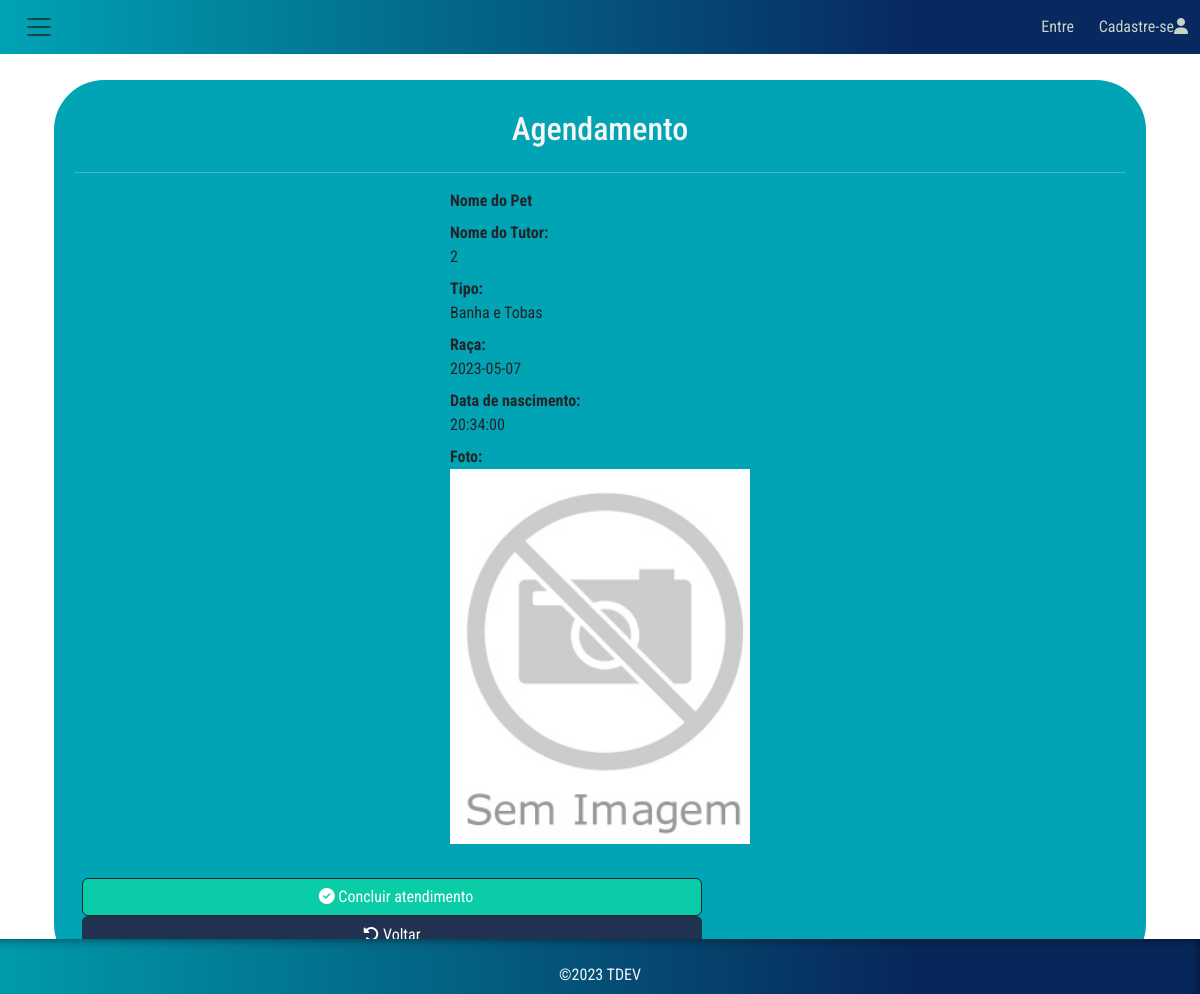
Before: /empresas/view.php?id=6 with the older database file.
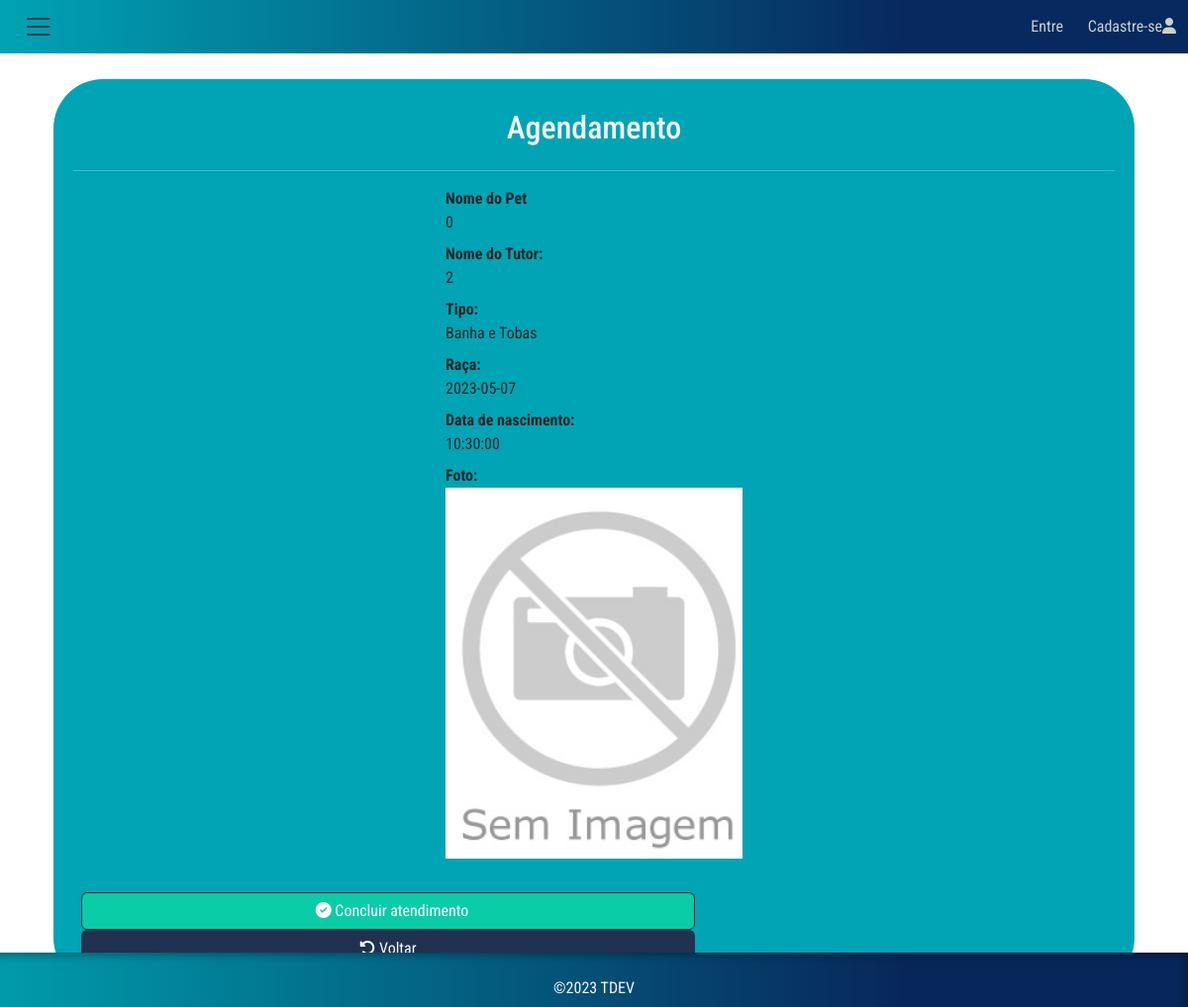
After: the same page with the newer database file.
### tables this page shows
CREATE TABLE `agendamentos` (
  `id` int(11) NOT NULL,
  `id_tutor` int(11) NOT NULL,
  `id_pet` int(11) NOT NULL,
  `id_empresa` int(20) NOT NULL,
  `servico` varchar(50) NOT NULL,
  `data` date NOT NULL,
  `horario` time NOT NULL CHECK (`horario` in ('09:00','09:30','10:00','10:30','11:00','11:30','12:00','12:30','13:00','13:30','14:00','14:30','15:00','15:30','16:00','16:30','17:00','17:30','18:00')),
  `status` varchar(12) DEFAULT 'Inconcluido',
  `eventColor` varchar(7) DEFAULT '#ff0000'
);

### inc/database.php (called while the page is built, shortened)
<?php
	 function open_database() {
		try {
			$conn = new mysqli(DB_HOST, DB_USER, DB_PASSWORD, DB_NAME);
			$conn -> set_charset ("utf8");
			return $conn;
		} catch (Exception $e) {
			echo "<h3>Ocorreu um erro:\n<br>".$e->getMessage(). "</h3>";
			return null;
		}
	}
	function find2( $table = null, $id = null ) {
		$database = open_database();
		$found = null;
		try {
		  if ($id) {
			$sql = "SELECT * FROM " . $table . " WHERE id = " . $id;
			$result = $database->query($sql);
			if ($result->num_rows > 0) {
			  $found = $result->fetch_assoc();
			}
		  }
		} catch (Exception $e) {
		  $_SESSION['message'] = $e->GetMessage();
		  $_SESSION['type'] = 'danger';
	  }
		return $found;
	}

### agendamento/functions.php (called while the page is built, shortened)
<?php
require_once('../inc/header.php');
function view($id = null) {
  $agendamento = find2('agendamentos', $id);
}
?>

### empresas/view.php (the view, shortened to what this page needs)
<?php
require_once('../agendamento/functions.php');
	view($_GET['id']);
?>
<div style="background-color: #00a4b4; border-radius: 50px; margin-top:30px">
	<div style="padding: 20px;">
		<div style="display: flex;flex-direction: row;justify-content: center; align-items: center;">
			<h2>Agendamento <?php echo $agendamento['cnpj']; ?></h2>
		</div>
		<hr style="color:#FFF">
		<div style="display: flex;flex-direction: row;justify-content: center; align-items: center;">
			<dl class="dl-horizontal">
				<dt>Nome do Pet</dt>
				<dd><?php echo $agendamento['id_pet']; ?></dd>
				<dt>Nome do Tutor:</dt>
				<dd><?php echo $agendamento['id_tutor']; ?></dd>
				<dt>Tipo:</dt>
				<dd><?php echo $agendamento['servico']; ?></dd>
				<dt>Raça:</dt>
				<dd><?php echo $agendamento['data']; ?></dd>
				<dt>Data de nascimento:</dt>
				<dd><?php echo $agendamento['horario']; ?></dd>
				<dt>Foto:</dt>
					<dd><?php
						if (!empty($agendamento['foto'])){
							echo  "<img src=\"imagens/" . $agendamento['foto'] . "\" class=\"shadow p-1 mb-1 bg-body rounded\" width=\"300px\">";
						}else{
							echo  "<img src=\"imagens/SemImagem.png\" class\"shadow p-1 mb-1 bg-body rounded\" width=\"300px\">";
						}
						?>
					</dd>
			</dl>
		</div>
		<div id="actions" class="row">
			<div class="col-md-12" style="padding-left: 20px;">
			<a href="#" class="btn btn-dark"  style="width: 620px; padding-left: 20px; background-color:  #0ACCA7"  data-bs-toggle="modal" data-bs-target="#delete-agendamento-modal" data-agendamento="<?php echo $agendamento['id']; ?>" ><i class="fa-solid fa-circle-check"></i>  Concluir atendimento</a>
				<a href="index.php" class="btn btn-default" style="width: 620px"><i class="fa-solid fa-rotate-left"></i> Voltar</a>
			</div>
		</div>
	</div>
</div>

Changed rows visible on the page:
changed agendamentos "Banha e Tobas": id_pet (not shown) → "0"; horario "20:34:00" → "10:30:00"
